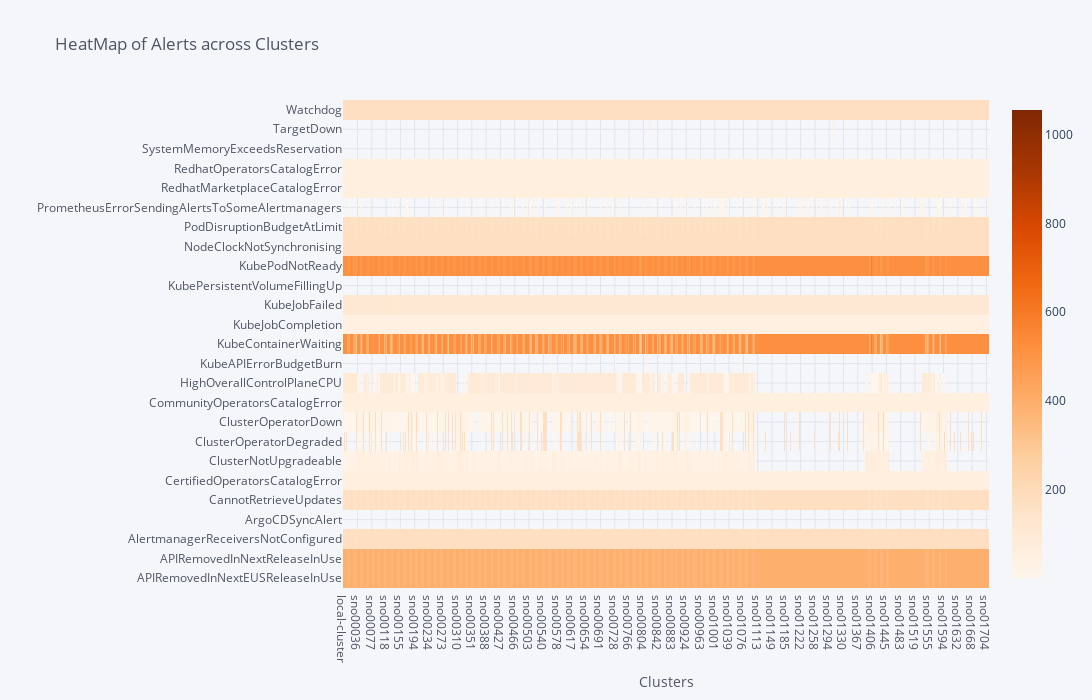

Write notebook code for a chart like this one.
### Markdown cell above
### Heatmap of clusters and Alerts with Alternate Visualization

### Code cell
#importing plotly and cufflinks in offline mode
import cufflinks as cf
import plotly.offline
cf.go_offline()
cf.set_config_file(offline=False, world_readable=True,dimensions=(6000,700))

alert_cluster_scatter = alert_total_df.groupby(["alertname","cluster"])["value"].sum()
alert_cluster_scatter=alert_cluster_scatter.unstack(level=0)

alert_cluster_scatter.iplot(kind='heatmap',colorscale="Oranges",
                            title="HeatMap of Alerts across Clusters", xTitle="Clusters")

### Figure 1 — Plotly figure (JSON) as saved in the notebook; plotly's stock layout.template omitted (floating-point values rounded to 4 significant figures; data arrays with more than 128 entries replaced by an {"elided": "..."} marker saying what was removed)
{"data": [{"colorscale": [[0, "rgb(255,245,235)"], [0.125, "rgb(254,230,206)"], [0.25, "rgb(253,208,162)"], [0.375, "rgb(253,174,107)"], [0.5, "rgb(253,141,60)"], [0.625, "rgb(241,105,19)"], [0.75, "rgb(217,72,1)"], [0.875, "rgb(166,54,3)"], [1, "rgb(127,39,4)"]], "type": "heatmap", "x": {"elided": "1627 str values"}, "y": ["APIRemovedInNextEUSReleaseInUse", "APIRemovedInNextReleaseInUse", "AlertmanagerReceiversNotConfigured", "ArgoCDSyncAlert", "CannotRetrieveUpdates", "CertifiedOperatorsCatalogError", "ClusterNotUpgradeable", "ClusterOperatorDegraded", "ClusterOperatorDown", "CommunityOperatorsCatalogError", "HighOverallControlPlaneCPU", "KubeAPIErrorBudgetBurn", "KubeContainerWaiting", "KubeJobCompletion", "KubeJobFailed", "KubePersistentVolumeFillingUp", "KubePodNotReady", "NodeClockNotSynchronising", "PodDisruptionBudgetAtLimit", "PrometheusErrorSendingAlertsToSomeAlertmanagers", "RedhatMarketplaceCatalogError", "RedhatOperatorsCatalogError", "SystemMemoryExceedsReservation", "TargetDown", "Watchdog"], "z": {"elided": "25x1627 int values"}, "zmax": null, "zmin": null}], "layout": {"height": 700, "legend": {"bgcolor": "#F5F6F9", "font": {"color": "#4D5663"}}, "paper_bgcolor": "#F5F6F9", "plot_bgcolor": "#F5F6F9", "title": {"font": {"color": "#4D5663"}, "text": "HeatMap of Alerts across Clusters"}, "width": 6000, "xaxis": {"gridcolor": "#E1E5ED", "showgrid": true, "tickfont": {"color": "#4D5663"}, "title": {"font": {"color": "#4D5663"}, "text": "Clusters"}, "zerolinecolor": "#E1E5ED"}, "yaxis": {"gridcolor": "#E1E5ED", "showgrid": true, "tickfont": {"color": "#4D5663"}, "title": {"font": {"color": "#4D5663"}, "text": ""}, "zerolinecolor": "#E1E5ED"}}}
